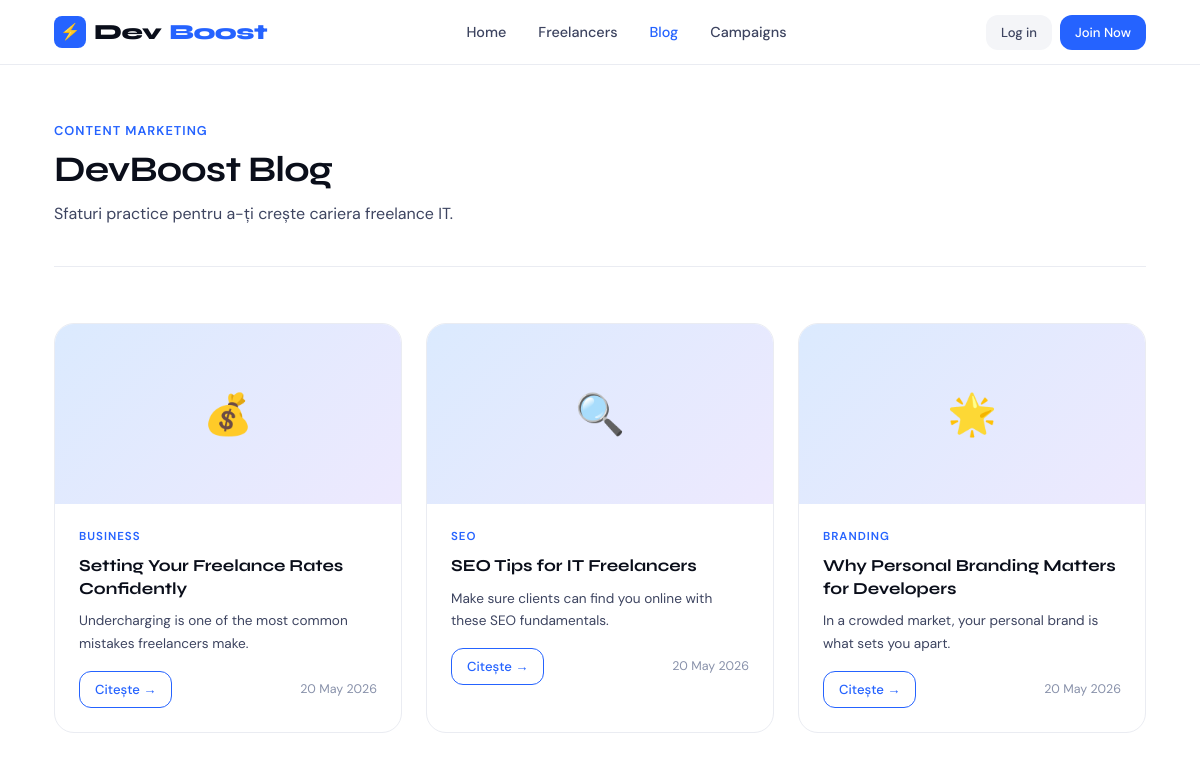
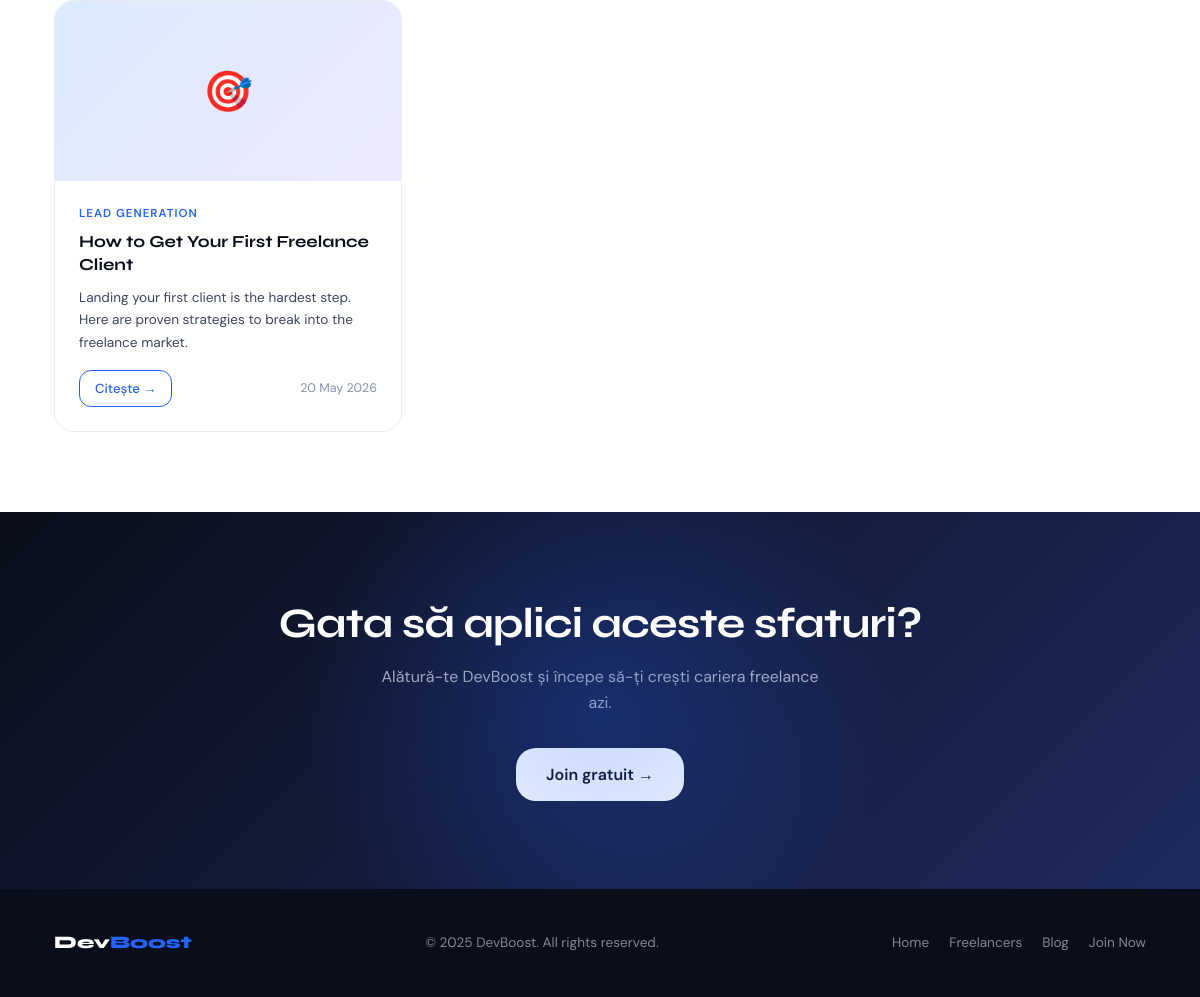
Screenshot of /blog/ with the database file from the repository (2 pictures, top to bottom).
### core/models.py (models this page shows, shortened)
class BlogPost(models.Model):
    title = models.CharField(max_length=300)
    excerpt = models.TextField()
    body = models.TextField()
    category = models.CharField(max_length=100, default='General')
    created_at = models.DateTimeField(auto_now_add=True)
    updated_at = models.DateTimeField(auto_now=True)
    class Meta:
        ordering = ['-created_at']

### core/views.py (the view)
# urls.py: path('blog/', views.blog, name='blog'),
def blog(request):
    return render(request, 'core/blog.html', {
        'posts': BlogPost.objects.all(),
        'category_icons': CATEGORY_ICONS,
        'can_manage': is_admin(request.user),
    })

### core/views.py (called while the page is built)
def is_admin(u): return u.is_authenticated and u.is_staff

### core/templates/core/blog.html (shortened to what this page needs)
{% extends 'core/base.html' %}
{% block content %}
<div class="container">
  <div class="page-header">
    <div class="page-header__tag">Content Marketing</div>
    <div style="display:flex; align-items:center; justify-content:space-between; flex-wrap:wrap; gap:12px;">
      <div>
        <h1 class="page-header__title">DevBoost Blog</h1>
        <p class="page-header__sub">Sfaturi practice pentru a-ți crește cariera freelance IT.</p>
      </div>
    </div>
  </div>
  {% if not posts %}
  <div style="text-align:center; padding:60px 20px; color:var(--ink-muted);">
    <div style="font-size:2.5rem; margin-bottom:12px;">📝</div>
    <p>Nu există articole încă.</p>
    {% if can_manage %}<a href="{% url 'blog_add' %}" class="btn btn--primary" style="margin-top:16px;">Adaugă primul articol</a>{% endif %}
  </div>
  {% else %}
  <div class="blog-grid">
    {% for post in posts %}
    <article class="blog-card">
      <div class="blog-card__img">
        {% with icon=category_icons|default_if_none:'' %}
          {% if post.category == 'SEO' %}🔍
          {% elif post.category == 'Branding' %}🌟
          {% elif post.category == 'Business' %}💰
          {% elif post.category == 'Career' %}🚀
          {% elif post.category == 'Tech' %}⚙️
          {% else %}🎯{% endif %}
        {% endwith %}
      </div>
      <div class="blog-card__body">
        <div class="blog-card__cat">{{ post.category }}</div>
        <h2 class="blog-card__title">{{ post.title }}</h2>
        <p class="blog-card__excerpt">{{ post.excerpt }}</p>
        <div style="display:flex; justify-content:space-between; align-items:center; gap:8px; flex-wrap:wrap;">
          <div style="display:flex; gap:8px;">
            <a href="{% url 'blog_post' post.id %}" class="btn btn--outline btn--sm">Citește →</a>
          </div>
          <span class="blog-card__date">{{ post.created_at|date:"d M Y" }}</span>
        </div>
      </div>
    </article>
    {% endfor %}
  </div>
  {% endif %}
</div>
<section class="cta-section" style="margin-top:80px;">
  <div class="container">
    <h2 class="cta-section__title">Gata să aplici aceste sfaturi?</h2>
    <p class="cta-section__sub">Alătură-te DevBoost și începe să-ți crești cariera freelance azi.</p>
    <a href="{% url 'signup' %}" class="btn btn--white btn--lg">Join gratuit →</a>
  </div>
</section>
{% endblock %}

### core/static/core/css/style.css (style rules this page uses)
:root { --ink: #0a0e1a; --ink-muted: #3d4460; --ink-faint: #8891aa; --surface: #ffffff; --surface-2: #f4f5f8; --surface-3: #eaecf2; --accent: #2563ff; --accent-light: #dbeafe; --accent-glow: rgba(37,99,255,0.15); --success: #10b981; --warn: #f59e0b; --radius: 12px; --radius-lg: 20px; --shadow-sm: 0 1px 3px rgba(10,14,26,.08), 0 1px 2px rgba(10,14,26,.04); --shadow: 0 4px 16px rgba(10,14,26,.10), 0 1px 4px rgba(10,14,26,.06); --shadow-lg: 0 16px 48px rgba(10,14,26,.14), 0 4px 12px rgba(10,14,26,.08); }
*, *::before, *::after { box-sizing: border-box; margin: 0; padding: 0; }
html { scroll-behavior: smooth; }
body { font-family: 'DM Sans', sans-serif; font-size: 16px; line-height: 1.6; color: var(--ink); background: var(--surface); -webkit-font-smoothing: antialiased; }
h1, h2, h3, h4, h5 { font-family: 'Syne', sans-serif; line-height: 1.15; font-weight: 700; }
a { color: var(--accent); text-decoration: none; }
.container { max-width: 1140px; margin: 0 auto; padding: 0 24px; }
.btn { display: inline-flex; align-items: center; gap: 8px; padding: 10px 22px; border-radius: var(--radius); font-family: 'DM Sans', sans-serif; font-size: 0.9rem; font-weight: 500; cursor: pointer; border: none; transition: all 0.2s; text-decoration: none; white-space: nowrap; }
.btn--outline { background: transparent; color: var(--accent); border: 1.5px solid var(--accent); }
.btn--lg { padding: 14px 30px; font-size: 1rem; border-radius: var(--radius-lg); }
.btn--sm { padding: 7px 15px; font-size: 0.82rem; }
.cta-section { background: linear-gradient(135deg, var(--ink) 0%, #1e2a5e 100%); padding: 88px 0; text-align: center; position: relative; overflow: hidden; }
.cta-section::before { content: ''; position: absolute; top: -100px; left: 50%; transform: translateX(-50%); width: 600px; height: 600px; background: radial-gradient(circle, rgba(37,99,255,0.25) 0%, transparent 70%); pointer-events: none; }
.cta-section__title { font-size: clamp(1.8rem, 3.5vw, 2.8rem); color: white; letter-spacing: -0.8px; margin-bottom: 16px; position: relative; }
.cta-section__sub { color: rgba(255,255,255,0.65); max-width: 460px; margin: 0 auto 32px; }
.btn--white { background: white; color: var(--ink); font-weight: 600; }
.blog-grid { display: grid; grid-template-columns: repeat(auto-fill, minmax(300px, 1fr)); gap: 24px; }
.blog-card { background: var(--surface); border: 1px solid var(--surface-3); border-radius: var(--radius-lg); overflow: hidden; transition: all 0.22s; }
.blog-card__img { height: 180px; background: linear-gradient(135deg, var(--accent-light) 0%, #ede9fe 100%); display: flex; align-items: center; justify-content: center; font-size: 2.5rem; }
.blog-card__body { padding: 24px; }
.blog-card__cat { font-size: 0.72rem; font-weight: 600; letter-spacing: 1px; text-transform: uppercase; color: var(--accent); margin-bottom: 8px; }
.blog-card__title { font-size: 1.05rem; font-weight: 700; margin-bottom: 10px; line-height: 1.35; }
.blog-card__excerpt { font-size: 0.85rem; color: var(--ink-muted); line-height: 1.65; margin-bottom: 16px; }
.blog-card__date { font-size: 0.78rem; color: var(--ink-faint); }
.page-header { padding: 56px 0 40px; border-bottom: 1px solid var(--surface-3); margin-bottom: 56px; }
.page-header__tag { color: var(--accent); font-size: 0.8rem; font-weight: 600; letter-spacing: 1px; text-transform: uppercase; margin-bottom: 8px; }
.page-header__title { font-size: clamp(1.8rem, 3vw, 2.6rem); letter-spacing: -0.8px; }
.page-header__sub { color: var(--ink-muted); margin-top: 10px; }

### rows the page displays
BlogPost: category "BUSINESS", title "Setting Your Freelance Rates Confidently", excerpt "Undercharging is one of the most common mistakes freelancers make.", created_at "20 May 2026"
BlogPost: category "SEO", title "SEO Tips for IT Freelancers", excerpt "Make sure clients can find you online with these SEO fundamentals.", created_at "20 May 2026"
BlogPost: category "BRANDING", title "Why Personal Branding Matters for Developers", excerpt "In a crowded market, your personal brand is what sets you apart.", created_at "20 May 2026"
BlogPost: category "LEAD GENERATION", title "How to Get Your First Freelance Client", excerpt "Landing your first client is the hardest step. Here are proven strategies to break into the freelance market.", created_at "20 May 2026"
